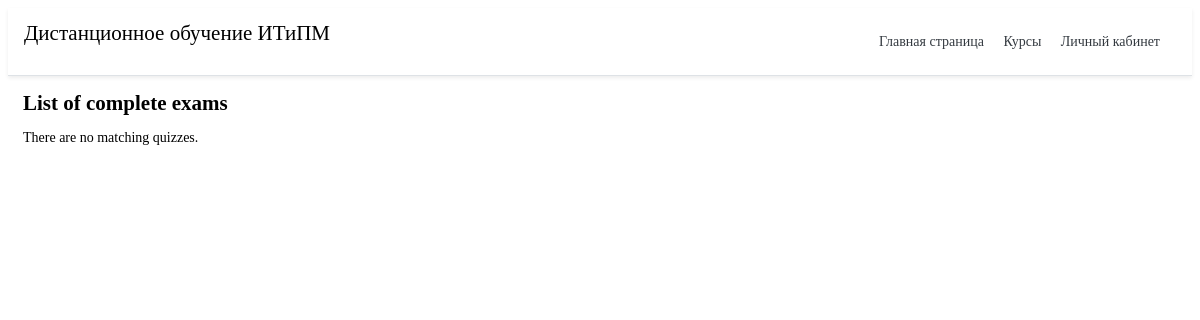
/test/marking/ (signed in), run on an earlier commit of the app's database.
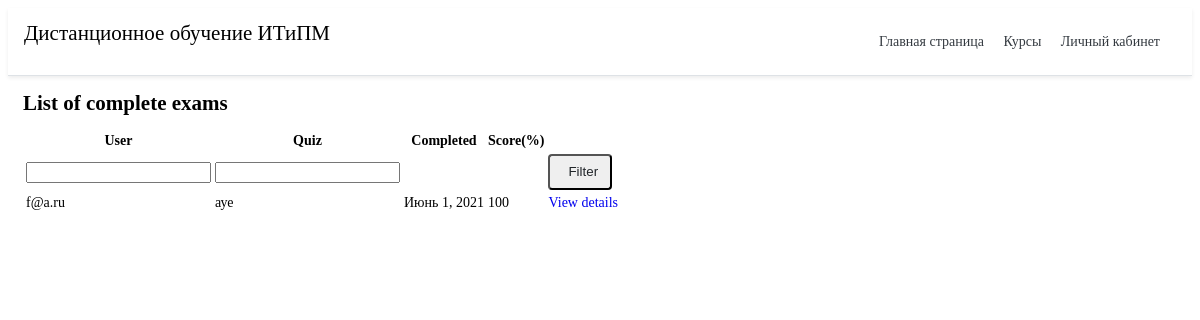
And on a later commit of the database.
### quiz/models.py (models this page shows, shortened)
class Sitting(models.Model):
    user = models.ForeignKey(settings.AUTH_USER_MODEL, verbose_name=_("User"), on_delete=models.CASCADE)
    quiz = models.ForeignKey(Quiz, verbose_name=_("Quiz"), on_delete=models.CASCADE)
    question_order = models.CharField(validators=[validate_comma_separated_integer_list],
        max_length=1024, verbose_name=_("Question Order"))
    question_list = models.CharField(validators=[validate_comma_separated_integer_list],
        max_length=1024, verbose_name=_("Question List"))
    incorrect_questions = models.CharField(validators=[validate_comma_separated_integer_list],
        max_length=1024, blank=True, verbose_name=_("Incorrect questions"))
    current_score = models.IntegerField(verbose_name=_("Current Score"))
    complete = models.BooleanField(default=False, blank=False,
                                   verbose_name=_("Complete"))
    user_answers = models.TextField(blank=True, default='{}',
                                    verbose_name=_("User Answers"))
    start = models.DateTimeField(auto_now_add=True,
                                 verbose_name=_("Start"))
    end = models.DateTimeField(null=True, blank=True, verbose_name=_("End"))
    objects = SittingManager()
    class Meta:
        permissions = (("view_sittings", _("Can see completed exams.")),)
    def _question_ids(self):
        return [int(n) for n in self.question_order.split(',') if n]
    @property
    def get_percent_correct(self):
        dividend = float(self.current_score)
        divisor = len(self._question_ids())
        if divisor < 1:
            return 0            # prevent divide by zero error
        if dividend > divisor:
            return 100
        correct = int(round((dividend / divisor) * 100))
        if correct >= 1:
            return correct
        else:
            return 0

class Quiz(models.Model):
    title = models.CharField(
        verbose_name=_("Название"),
        max_length=60, blank=False)
    description = models.TextField(
        verbose_name=_("Описание"),
        blank=True, help_text=_("a description of the quiz"))
    url = models.SlugField(
        max_length=60, blank = False,
        help_text=_("Введите ссылку"),
        verbose_name=_("Ссылка теста")
    )
    category = models.ForeignKey(
        TopicTable, null=True, blank=True,
        verbose_name=_("Тема"), on_delete=models.CASCADE)
    random_order = models.BooleanField(
        blank=False, default=False,
        verbose_name=_("Перемешать вопросы"))
    max_questions = models.PositiveIntegerField(
        blank=True, null=True, verbose_name=_("Количество вопросов"),
        help_text=_("Количество вопросов, на которые ужно ответить при каждой попытке."))
    answers_at_end = models.BooleanField(
        blank=False, default=False,
        help_text=_("Правильный ответ не отображается после вопроса."
                    " Ответы отображаются в конце."),
        verbose_name=_("Ответы отображаются в конце"))
    exam_paper = models.BooleanField(
        blank=False, default=False,
        help_text=_("Если да, то результат каждой попытки"
                    " пользователя будет сохранен. Необходимо для маркировки."),
        verbose_name=_("Экзамен"))
    single_attempt = models.BooleanField(
        blank=False, default=False,
        help_text=_("Если включенно, то можно пройти только одну попытку"),
        verbose_name=_("Одна попытка")
    )
    pass_mark = models.SmallIntegerField(
        blank=True, default=0,
        verbose_name=_("Минимальный процент"),
        help_text=_("Процент для минимального прохождения теста."),
        validators=[MaxValueValidator(100)])
    success_text = models.TextField(
        blank=True, help_text=_("При неправельном прохождение теста"),
        verbose_name=_("Отображается, если пользователь"
                       " проходит тест")
    )
    fail_text = models.TextField(
        verbose_name=_("При неправельном прохождение теста"),
        blank=True,
        help_text=_("Отображается, если пользователь"
                    "не проходит тест.")
    )
    draft = models.BooleanField(
        blank=True, default=False,
        verbose_name=_("Проект"),
        help_text=_("Если да, то тест не отображается"
                    "в списке викторин и может быть только"
                    "взято пользователями, которые могут редактировать тест."))
    class Meta:
        verbose_name = _("Тест")
        verbose_name_plural = _("Тесты")
    def __str__(self):
        return self.title

### users/models.py (models this page shows, shortened)
class user(AbstractBaseUser, PermissionsMixin):
    email = models.EmailField(
        verbose_name= 'E-mail',
        max_length= 255,
        unique=True
    )
    is_active = models.BooleanField('Активированная', default=True)
    is_admin = models.BooleanField('Администратор',default=False)
    is_teacher = models.BooleanField('Преподаватель',default=False)
    is_students = models.BooleanField('Студент',default=True)
    name = models.TextField('Имя',max_length=255, default=False)
    last_name = models.TextField('Фамилия',max_length=255, default=False)
    patronymic = models.TextField('Отчество',max_length=255, default='patronymic')
    students_groups = models.TextField('Группа',max_length=10, default='group')
    class Meta:
            verbose_name = 'Пользователя'
            verbose_name_plural = 'Пользователи'
    object = UserManager()
    USERNAME_FIELD  = 'email'
    def __str__(self):
        return self.email
    def has_perm(self, perm, obj=None):
        return True

### quiz/views.py (the view)
class QuizMarkingList(QuizMarkerMixin, SittingFilterTitleMixin, ListView):
    model = Sitting
    def get_queryset(self):
        queryset = super(QuizMarkingList, self).get_queryset() \
            .filter(complete=True)
        user_filter = self.request.GET.get('user_filter')
        if user_filter:
            queryset = queryset.filter(user__username__icontains=user_filter)
        return queryset
    class Meta:
        pass

### quiz/views.py (called while the page is built)
    @method_decorator(login_required)
    @method_decorator(permission_required('quiz.view_sittings'))
    def dispatch(self, *args, **kwargs):
        return super(QuizMarkerMixin, self).dispatch(*args, **kwargs)

    def get_queryset(self):
        queryset = super(SittingFilterTitleMixin, self).get_queryset()
        quiz_filter = self.request.GET.get('quiz_filter')
        if quiz_filter:
            queryset = queryset.filter(quiz__title__icontains=quiz_filter)
        return queryset

### quiz/templates/quiz/sitting_list.html (shortened to what this page needs)
{% extends 'main/base.html' %}
{% load i18n %}
{% block content %}
<h2>{% trans "List of complete exams" %}</h2>
    {% if sitting_list %}
		<table class="table table-bordered table-striped">
		  <thead>
			<tr>
			  <th>{% trans "User" %}</th>
			  <th>{% trans "Quiz" %}</th>
			  <th>{% trans "Completed" %}</th>
			  <th>{% trans "Score" %}(%)</th>
			  <th></th>
			</tr>
		  </thead>
		  <tbody>
			<tr>
			  <form action="" method="GET">
				<td><input type="text" name="user_filter" /></td>
				<td><input type="text" name="quiz_filter" /></td>
				<td></td>
				<td></td>
				<td><button type="submit" class="btn btn-default">{% trans "Filter"%}</button></td>
			  </form>
			</tr>
        {% for sitting in sitting_list %}
			<tr>
			  <td>{{ sitting.user }}</td>
			  <td>{{ sitting.quiz }}</td>
			  <td>{{ sitting.end|date }}</td>
			  <td>{{ sitting.get_percent_correct }}</td>
			  <td>
				<a href="{% url 'quiz_marking_detail' pk=sitting.id %}">
				  {% trans "View details" %}
				</a>
			</tr>
        {% endfor %}
		  </tbody>
		</table>
    {% else %}
        <p>{% trans "There are no matching quizzes" %}.</p>
    {% endif %}
{% endblock %}

What changed in the data, as far as the page shows it:
added Sitting: user "f@a.ru", quiz "ауе", end "Июнь 1, 2021", get_percent_correct "100"
Also different on the page:
text no longer shown: "There are no matching quizzes ."
text now shown: "User Quiz Completed Score (%) Filter"
